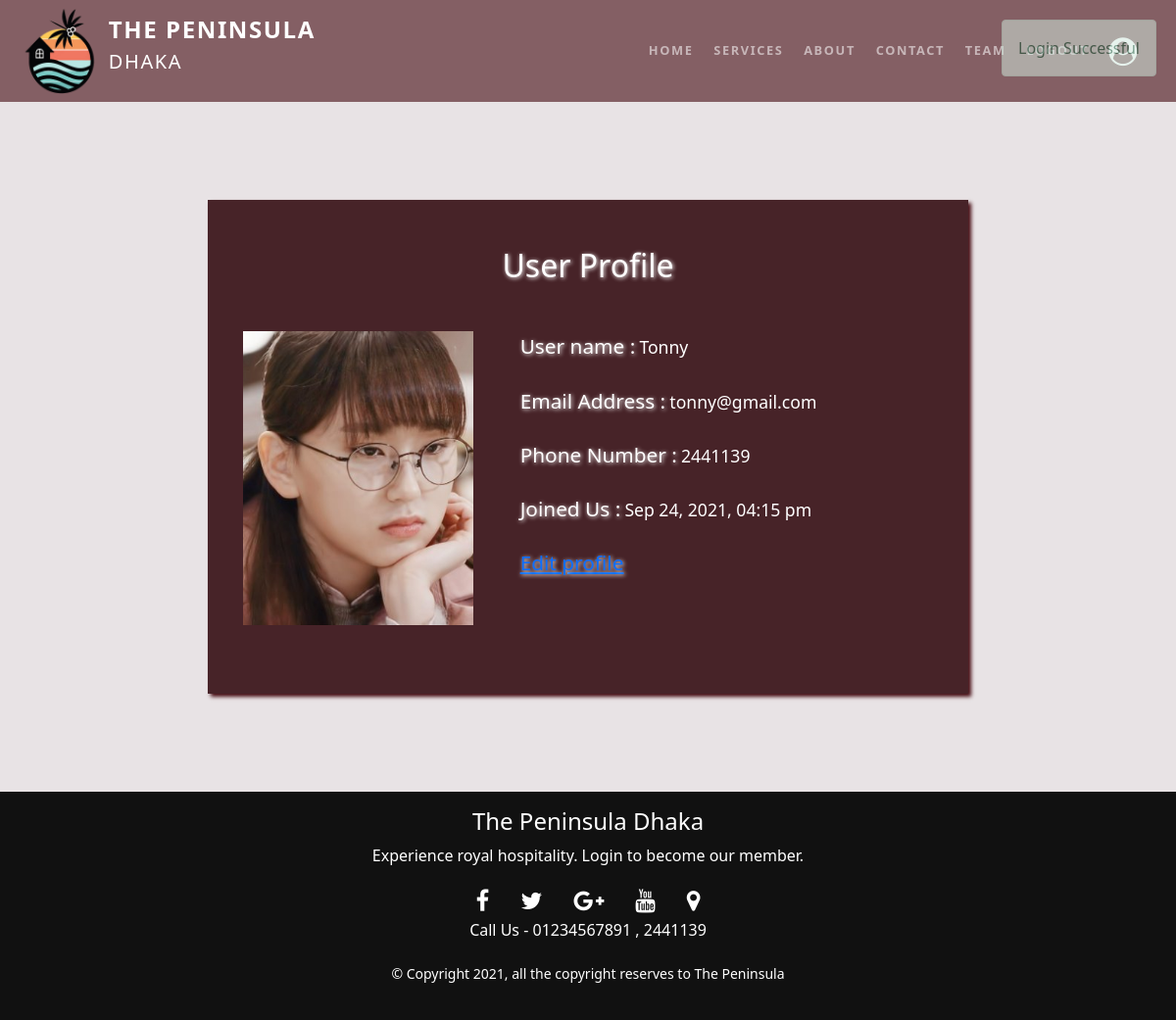
/profile.php (signed in), run on the app's committed database.
### tables this page shows
CREATE TABLE `user` (
  `user_id` int(11) NOT NULL,
  `user_name` varchar(255) NOT NULL,
  `user_email` varchar(255) NOT NULL,
  `user_phone` varchar(25) NOT NULL,
  `user_password` text NOT NULL,
  `user_photo` varchar(255) DEFAULT NULL,
  `activation_code` varchar(255) DEFAULT NULL,
  `status` int(11) NOT NULL,
  `created_date` datetime NOT NULL
);

### functions.php (called while the page is built, shortened)
<?php
function is_logged_in() {
    if(isset($_SESSION['user_email'])) return true;
    else return false;
}

### profile.php (the view, shortened to what this page needs)
<?php
function current_user_info(){
	require_once ('db/connection.php');
	if(is_logged_in()){
		$email= $_SESSION['user_email'];
		$sqlSelect = "SELECT * FROM user where user_email='$email'";
		$result = mysqli_query($link,$sqlSelect);
		$noOfRow = mysqli_num_rows($result);
		if($noOfRow){
			$row= mysqli_fetch_assoc($result);
			return $row;
		}
	}
	else{
		$msg= "no user logged in";
		redirect("login.php",$msg);
	}
}
?>
<!doctype html>
<html lang="en">
	<head>
		<?php $page='profile'; include 'includes/head.php'; ?>
	</head>
	<body>
		<header>
			<?php include 'includes/navbar.php'; ?>
		</header>
		<?php if(isset($_SESSION['msg'])) { ?>
            <div id="message_alert" style="z-index: 2000; position: fixed; top: 0; right: 0; margin-right: 20px; margin-top: 20px;" class="alert alert-success">
                <?php
                    echo $_SESSION['msg'];
                 ?>
            </div>
        <?php } ?>
		<?php
            $current_user= current_user_info();
            $profile_photo = ($current_user['user_photo'] == NULL) ? 'images/fallback-profile-photo.jpg' : 'upload/'.$current_user['user_photo'];
        ?>
		<div class="container p-0  user_profile_background_img">
			<div class="row justify-content-center ">
				<div class="col-sm-12 col-md-10 col-lg-8 p-0 ">
					<div class="container-fluid user_profile p-5 ">
						<h2 class="mb-5 text-center ">User Profile</h2>
						<div class=" row justify-content-center">
							<div class="col-xs-8 col-sm-8 col-md-6 col-lg-4 profile-photo" style="background-image: url('<?php echo $profile_photo; ?>');">
							</div>
							<div class="col-md-6 col-lg-8 ps-5">
								<div class="mb-4">
							    	<span class="label">User name :</span>
							    	<span class="">
							    		<?php echo $current_user['user_name'] ?>
							    	</span>
						  		</div>
							  	<div class="mb-4">
							    	<span class="label">Email Address :</span>
							    	<span>
							    		<?php echo $current_user['user_email'] ?>
							    	</span>
							  	</div>
							  	<div class="mb-4">
							    	<span class="label">Phone Number :</span>
							    	<span class="">
							    		<?php echo $current_user['user_phone'] ?>
							    	</span>
							  	</div>
							  	<div class="mb-4">
								    <span class="label">Joined Us :</span>
							    	<span class="">
							    		<?php echo date('M d, Y, h:i a', strtotime($current_user['created_date'])) ?>
							    	</span>
							  	</div>
							  	<div>
								    <a href="edit_profile.php">Edit profile</a>
							  	</div>
							</div>
					</div>
					</div>
				</div>
			</div>
		</div>
		<footer>
			<?php include 'includes/footer.php'; ?>
		</footer>
	</body>
</html>

### css/mystylesheet.css (style rules this page uses)
body { overflow-x: hidden; color: #000000; box-sizing: border-box; background-color: #e8e3e5; }
.user_profile { color: white; background: #472328!important; background:transparent; border: 0px; padding:40px 20px 20px 20px; box-shadow: 3px 3px 4px #42070e; margin-top: 104px!important; padding-bottom: 70px!important; margin-top: 204px!important; margin-bottom: 100px!important; }
.user_profile h2 { text-shadow: 1px 1px 4px white; }
.user_profile .label,.user_profile a { font-size: 1.3rem; text-shadow: 1px 1px 4px white; }
.user_profile span { font-size: 1.1rem; }
.profile-photo { min-height: 300px; background-size: cover; background-repeat: no-repeat; background-position: center; }

### data on the page
user: user_photo (picture), user_name "Tonny", user_email "tonny@gmail.com", user_phone "2441139", created_date "Sep 24, 2021, 04:15 pm"

### other printed values
$_SESSION['msg'] "Login Successful"
